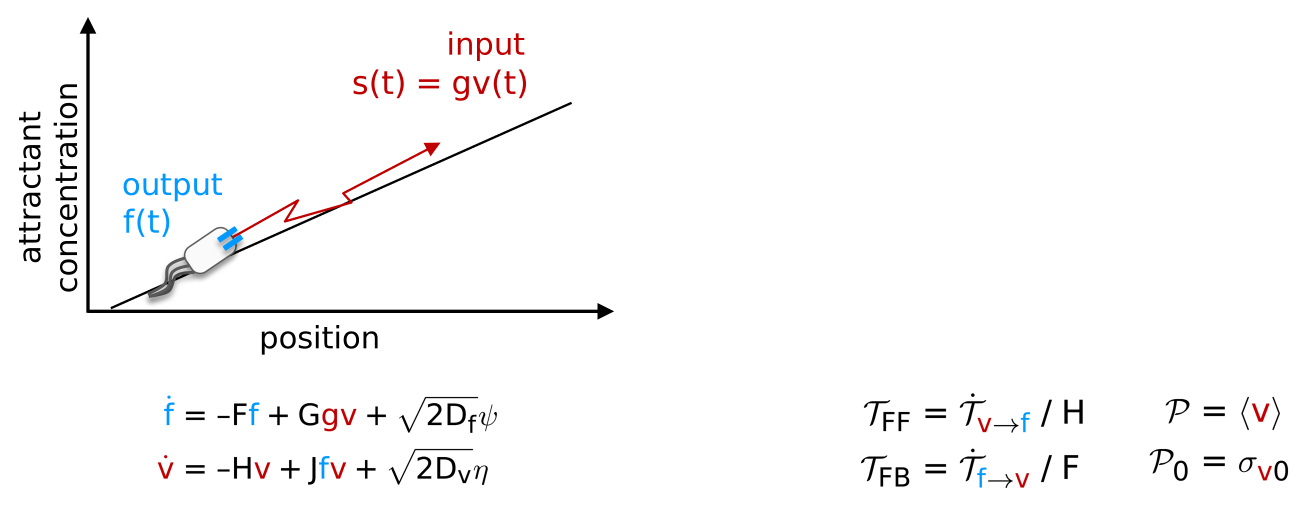
#> input picture fig4/temporal_model.png, 3947 x 1520 px (shown at 1/3 size)
$ python plot.py
#> lines starting #> are read from the running program, lines starting #| are printed output that depends on the picture; after the words box and inside, x2 and y2 are one past the last pixel; in counts of white or black regions, pixels touching at a corner belong together
#> further down, schmn is the input picture: shape (1520, 3947, 4) float32; mean R, G, B, A 0.951, 0.948, 0.949, 0.973
import numpy as np
from matplotlib import pyplot as plt
from matplotlib import cm
from mpl_toolkits.axes_grid1.inset_locator import inset_axes
from matplotlib.lines import Line2D
import matplotlib.image as mpimg
from matplotlib.offsetbox import TextArea, DrawingArea, OffsetImage, AnnotationBbox
import matplotlib.gridspec as gridspec
from matplotlib.patches import Rectangle, FancyBboxPatch
from scipy.ndimage import distance_transform_edt

plt.rc('font', size = 36)
#plt.rc('text', usetex = True)
plt.rc('mathtext',rm='dejavusans')
plt.rc('mathtext',fontset='dejavusans')

fig = plt.figure(figsize = (25, 20))
plt.subplots_adjust(hspace=0.4,wspace=0.3)
gs = gridspec.GridSpec(6, 2)
ax00=fig.add_subplot(gs[:3,0])
ax01a=fig.add_subplot(gs[0,1])
ax01b=fig.add_subplot(gs[1,1])
ax01c=fig.add_subplot(gs[2,1])
ax10a=fig.add_subplot(gs[3,0])
ax10b=fig.add_subplot(gs[4,0])
ax10c=fig.add_subplot(gs[5,0])
ax11=fig.add_subplot(gs[3:,1])

def fix_alpha_edge_bleed(img):
    """Replace RGB under transparent pixels with the nearest opaque pixel's RGB,
    so resampling near the alpha boundary doesn't blend in a hidden background color."""
    if img.shape[-1] != 4:
        return img  # no alpha channel; not the issue
    img = img.copy()
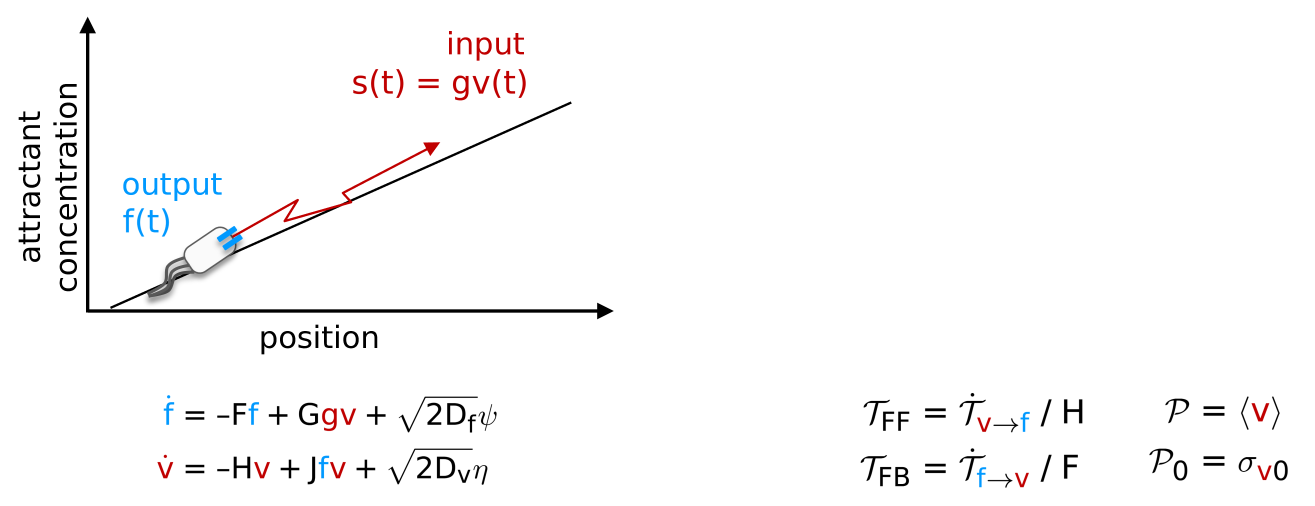
#> img: shape (1518, 3945, 4) float32 (shown at 1/3 size); mean of channels 0, 1, 2, 3 0.951, 0.949, 0.95, 0.974; transparent parts drawn white
    mask = img[..., 3] > 0  # opaque-ish pixels
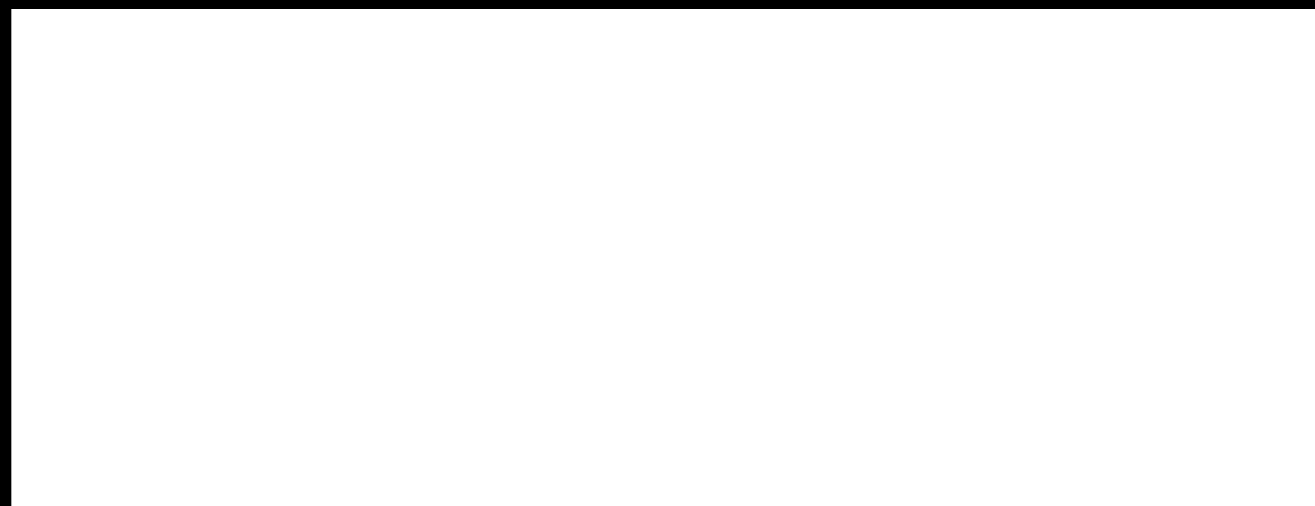
#> mask: shape (1518, 3945) bool (shown at 1/3 size); 97.4% white; 1 black region, box (x1, y1, x2, y2) and area: (0, 0, 3945, 1518) 157209
    if mask.all() or not mask.any():
        return img
    _, indices = distance_transform_edt(~mask, return_distances=True, return_indices=True)
    for c in range(3):
        img[..., c] = img[..., c][tuple(indices)]
    return img

schmn=mpimg.imread('temporal_model.png')
schm=fix_alpha_edge_bleed(schmn[1:-1,1:-1,:])
imagebox1 = OffsetImage(schm, zoom=0.37,interpolation='hanning')
ab1 = AnnotationBbox(imagebox1, (0.95,0.5),frameon=False,pad=0.,xycoords='axes fraction')
ax00.add_artist(ab1)

ax00.axis('off')

#> (the run stopped early here; a loop or call above may not have finished)
